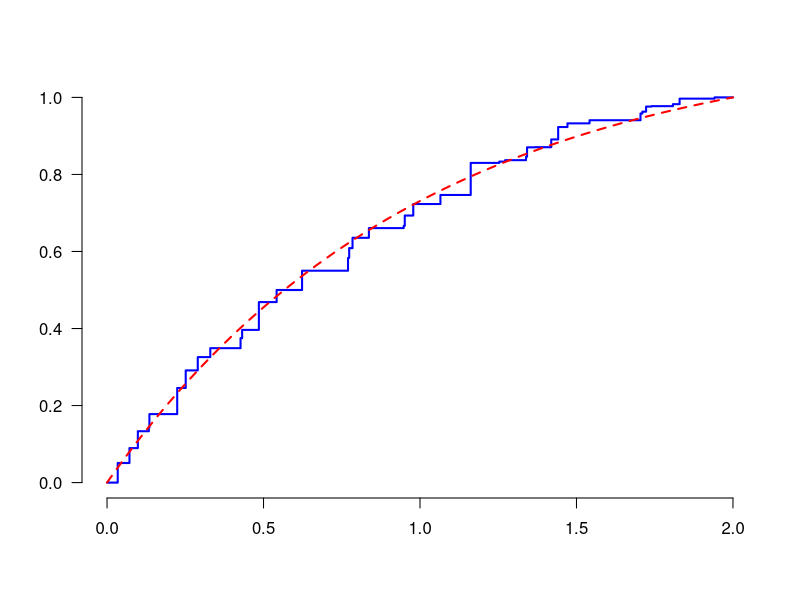

Here is the R script that generated this plot:
   B<-read.table("MLE.txt")
   x<-B[,1]
   y<-B[,2]

   f <- function(x) {(1-exp(-x))/(1-exp(-2))}
   x0 <-seq(0,2,by=0.01)
   y0<-f(x0)
   plot(c(-1000,-1000),xlim=c(0,2), ylim=c(min(y,y0),max(y,y0)), main= "",ylab="",xlab="",bty="n",las=1)
   lines(x,y,lwd=2,col="blue",type='s')
   lines(x0,y0,lwd=2,lty=2,col="red")  
	
	
	
	

    